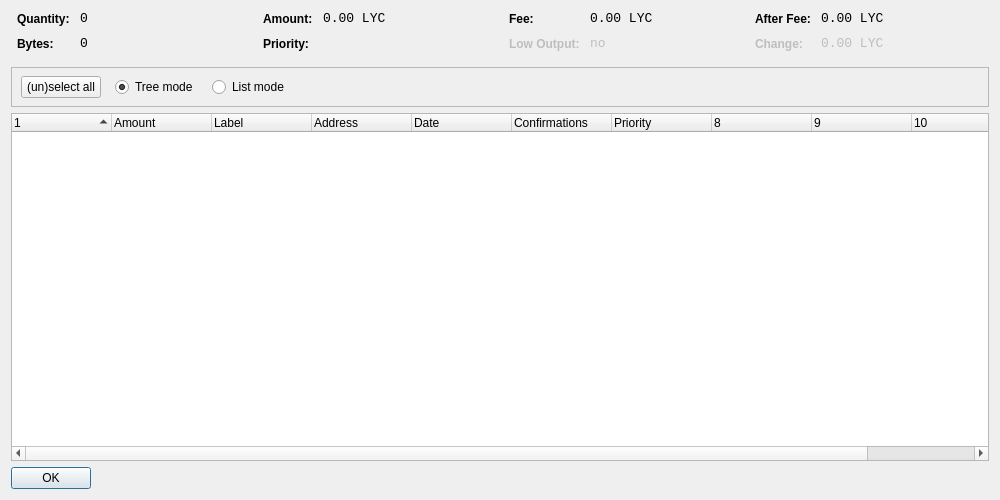
<?xml version="1.0" encoding="UTF-8"?>
<ui version="4.0">
 <class>CoinControlDialog</class>
 <widget class="QDialog" name="CoinControlDialog">
  <property name="geometry">
   <rect>
    <x>0</x>
    <y>0</y>
    <width>1000</width>
    <height>500</height>
   </rect>
  </property>
  <property name="windowTitle">
   <string>Coin Control</string>
  </property>
  <layout class="QVBoxLayout" name="verticalLayout">
   <item>
    <layout class="QHBoxLayout" name="horizontalLayoutTop" stretch="0,0,0,0">
     <property name="topMargin">
      <number>0</number>
     </property>
     <property name="bottomMargin">
      <number>10</number>
     </property>
     <item>
      <layout class="QFormLayout" name="formLayoutCoinControl1">
       <property name="horizontalSpacing">
        <number>10</number>
       </property>
       <property name="verticalSpacing">
        <number>10</number>
       </property>
       <property name="leftMargin">
        <number>6</number>
       </property>
       <property name="rightMargin">
        <number>6</number>
       </property>
       <item row="0" column="0">
        <widget class="QLabel" name="labelCoinControlQuantityText">
         <property name="styleSheet">
          <string notr="true">font-weight:bold;</string>
         </property>
         <property name="text">
          <string>Quantity:</string>
         </property>
        </widget>
       </item>
       <item row="0" column="1">
        <widget class="QLabel" name="labelCoinControlQuantity">
         <property name="font">
          <font>
           <family>Monospace</family>
           <pointsize>10</pointsize>
          </font>
         </property>
         <property name="cursor">
          <cursorShape>IBeamCursor</cursorShape>
         </property>
         <property name="contextMenuPolicy">
          <enum>Qt::ActionsContextMenu</enum>
         </property>
         <property name="text">
          <string notr="true">0</string>
         </property>
         <property name="textInteractionFlags">
          <set>Qt::LinksAccessibleByMouse|Qt::TextSelectableByKeyboard|Qt::TextSelectableByMouse</set>
         </property>
        </widget>
       </item>
       <item row="1" column="0">
        <widget class="QLabel" name="labelCoinControlBytesText">
         <property name="styleSheet">
          <string notr="true">font-weight:bold;</string>
         </property>
         <property name="text">
          <string>Bytes:</string>
         </property>
        </widget>
       </item>
       <item row="1" column="1">
        <widget class="QLabel" name="labelCoinControlBytes">
         <property name="font">
          <font>
           <family>Monospace</family>
           <pointsize>10</pointsize>
          </font>
         </property>
         <property name="cursor">
          <cursorShape>IBeamCursor</cursorShape>
         </property>
         <property name="contextMenuPolicy">
          <enum>Qt::ActionsContextMenu</enum>
         </property>
         <property name="text">
          <string notr="true">0</string>
         </property>
         <property name="textInteractionFlags">
          <set>Qt::LinksAccessibleByMouse|Qt::TextSelectableByKeyboard|Qt::TextSelectableByMouse</set>
         </property>
        </widget>
       </item>
      </layout>
     </item>
     <item>
      <layout class="QFormLayout" name="formLayoutCoinControl2">
       <property name="horizontalSpacing">
        <number>10</number>
       </property>
       <property name="verticalSpacing">
        <number>10</number>
       </property>
       <property name="leftMargin">
        <number>6</number>
       </property>
       <property name="rightMargin">
        <number>6</number>
       </property>
       <item row="0" column="0">
        <widget class="QLabel" name="labelCoinControlAmountText">
         <property name="styleSheet">
          <string notr="true">font-weight:bold;</string>
         </property>
         <property name="text">
          <string>Amount:</string>
         </property>
        </widget>
       </item>
       <item row="0" column="1">
        <widget class="QLabel" name="labelCoinControlAmount">
         <property name="font">
          <font>
           <family>Monospace</family>
           <pointsize>10</pointsize>
          </font>
         </property>
         <property name="cursor">
          <cursorShape>IBeamCursor</cursorShape>
         </property>
         <property name="contextMenuPolicy">
          <enum>Qt::ActionsContextMenu</enum>
         </property>
         <property name="text">
          <string notr="true">0.00 LYC</string>
         </property>
         <property name="textInteractionFlags">
          <set>Qt::LinksAccessibleByMouse|Qt::TextSelectableByKeyboard|Qt::TextSelectableByMouse</set>
         </property>
        </widget>
       </item>
       <item row="1" column="0">
        <widget class="QLabel" name="labelCoinControlPriorityText">
         <property name="styleSheet">
          <string notr="true">font-weight:bold;</string>
         </property>
         <property name="text">
          <string>Priority:</string>
         </property>
        </widget>
       </item>
       <item row="1" column="1">
        <widget class="QLabel" name="labelCoinControlPriority">
         <property name="font">
          <font>
           <family>Monospace</family>
           <pointsize>10</pointsize>
          </font>
         </property>
         <property name="cursor">
          <cursorShape>IBeamCursor</cursorShape>
         </property>
         <property name="contextMenuPolicy">
          <enum>Qt::ActionsContextMenu</enum>
         </property>
         <property name="text">
          <string/>
         </property>
         <property name="textInteractionFlags">
          <set>Qt::LinksAccessibleByMouse|Qt::TextSelectableByKeyboard|Qt::TextSelectableByMouse</set>
         </property>
        </widget>
       </item>
      </layout>
     </item>
     <item>
      <layout class="QFormLayout" name="formLayoutCoinControl3">
       <property name="horizontalSpacing">
        <number>10</number>
       </property>
       <property name="verticalSpacing">
        <number>10</number>
       </property>
       <property name="leftMargin">
        <number>6</number>
       </property>
       <property name="rightMargin">
        <number>6</number>
       </property>
       <item row="0" column="0">
        <widget class="QLabel" name="labelCoinControlFeeText">
         <property name="styleSheet">
          <string notr="true">font-weight:bold;</string>
         </property>
         <property name="text">
          <string>Fee:</string>
         </property>
        </widget>
       </item>
       <item row="0" column="1">
        <widget class="QLabel" name="labelCoinControlFee">
         <property name="font">
          <font>
           <family>Monospace</family>
           <pointsize>10</pointsize>
          </font>
         </property>
         <property name="cursor">
          <cursorShape>IBeamCursor</cursorShape>
         </property>
         <property name="contextMenuPolicy">
          <enum>Qt::ActionsContextMenu</enum>
         </property>
         <property name="text">
          <string notr="true">0.00 LYC</string>
         </property>
         <property name="textInteractionFlags">
          <set>Qt::LinksAccessibleByMouse|Qt::TextSelectableByKeyboard|Qt::TextSelectableByMouse</set>
         </property>
        </widget>
       </item>
       <item row="1" column="0">
        <widget class="QLabel" name="labelCoinControlLowOutputText">
         <property name="enabled">
          <bool>false</bool>
         </property>
         <property name="styleSheet">
          <string notr="true">font-weight:bold;</string>
         </property>
         <property name="text">
          <string>Low Output:</string>
         </property>
        </widget>
       </item>
       <item row="1" column="1">
        <widget class="QLabel" name="labelCoinControlLowOutput">
         <property name="enabled">
          <bool>false</bool>
         </property>
         <property name="font">
          <font>
           <family>Monospace</family>
           <pointsize>10</pointsize>
          </font>
         </property>
         <property name="cursor">
          <cursorShape>IBeamCursor</cursorShape>
         </property>
         <property name="contextMenuPolicy">
          <enum>Qt::ActionsContextMenu</enum>
         </property>
         <property name="text">
          <string notr="true">no</string>
         </property>
         <property name="textInteractionFlags">
          <set>Qt::LinksAccessibleByMouse|Qt::TextSelectableByKeyboard|Qt::TextSelectableByMouse</set>
         </property>
        </widget>
       </item>
      </layout>
     </item>
     <item>
      <layout class="QFormLayout" name="formLayoutCoinControl4">
       <property name="horizontalSpacing">
        <number>10</number>
       </property>
       <property name="verticalSpacing">
        <number>10</number>
       </property>
       <property name="leftMargin">
        <number>6</number>
       </property>
       <property name="rightMargin">
        <number>6</number>
       </property>
       <item row="0" column="0">
        <widget class="QLabel" name="labelCoinControlAfterFeeText">
         <property name="styleSheet">
          <string notr="true">font-weight:bold;</string>
         </property>
         <property name="text">
          <string>After Fee:</string>
         </property>
        </widget>
       </item>
       <item row="0" column="1">
        <widget class="QLabel" name="labelCoinControlAfterFee">
         <property name="font">
          <font>
           <family>Monospace</family>
           <pointsize>10</pointsize>
          </font>
         </property>
         <property name="cursor">
          <cursorShape>IBeamCursor</cursorShape>
         </property>
         <property name="contextMenuPolicy">
          <enum>Qt::ActionsContextMenu</enum>
         </property>
         <property name="text">
          <string notr="true">0.00 LYC</string>
         </property>
         <property name="textInteractionFlags">
          <set>Qt::LinksAccessibleByMouse|Qt::TextSelectableByKeyboard|Qt::TextSelectableByMouse</set>
         </property>
        </widget>
       </item>
       <item row="1" column="0">
        <widget class="QLabel" name="labelCoinControlChangeText">
         <property name="enabled">
          <bool>false</bool>
         </property>
         <property name="styleSheet">
          <string notr="true">font-weight:bold;</string>
         </property>
         <property name="text">
          <string>Change:</string>
         </property>
        </widget>
       </item>
       <item row="1" column="1">
        <widget class="QLabel" name="labelCoinControlChange">
         <property name="enabled">
          <bool>false</bool>
         </property>
         <property name="font">
          <font>
           <family>Monospace</family>
           <pointsize>10</pointsize>
          </font>
         </property>
         <property name="cursor">
          <cursorShape>IBeamCursor</cursorShape>
         </property>
         <property name="contextMenuPolicy">
          <enum>Qt::ActionsContextMenu</enum>
         </property>
         <property name="text">
          <string notr="true">0.00 LYC</string>
         </property>
         <property name="textInteractionFlags">
          <set>Qt::LinksAccessibleByMouse|Qt::TextSelectableByKeyboard|Qt::TextSelectableByMouse</set>
         </property>
        </widget>
       </item>
      </layout>
     </item>
    </layout>
   </item>
   <item>
    <widget class="QFrame" name="frame">
     <property name="minimumSize">
      <size>
       <width>0</width>
       <height>40</height>
      </size>
     </property>
     <property name="frameShape">
      <enum>QFrame::StyledPanel</enum>
     </property>
     <property name="frameShadow">
      <enum>QFrame::Sunken</enum>
     </property>
     <widget class="QWidget" name="horizontalLayoutWidget">
      <property name="geometry">
       <rect>
        <x>10</x>
        <y>0</y>
        <width>781</width>
        <height>41</height>
       </rect>
      </property>
      <layout class="QHBoxLayout" name="horizontalLayoutPanel" stretch="0,0,0,0">
       <property name="spacing">
        <number>14</number>
       </property>
       <item>
        <widget class="QPushButton" name="pushButtonSelectAll">
         <property name="sizePolicy">
          <sizepolicy hsizetype="Maximum" vsizetype="Fixed">
           <horstretch>0</horstretch>
           <verstretch>0</verstretch>
          </sizepolicy>
         </property>
         <property name="text">
          <string>(un)select all</string>
         </property>
        </widget>
       </item>
       <item>
        <widget class="QRadioButton" name="radioTreeMode">
         <property name="sizePolicy">
          <sizepolicy hsizetype="Maximum" vsizetype="Fixed">
           <horstretch>0</horstretch>
           <verstretch>0</verstretch>
          </sizepolicy>
         </property>
         <property name="text">
          <string>Tree mode</string>
         </property>
         <property name="checked">
          <bool>true</bool>
         </property>
        </widget>
       </item>
       <item>
        <widget class="QRadioButton" name="radioListMode">
         <property name="sizePolicy">
          <sizepolicy hsizetype="Maximum" vsizetype="Fixed">
           <horstretch>0</horstretch>
           <verstretch>0</verstretch>
          </sizepolicy>
         </property>
         <property name="text">
          <string>List mode</string>
         </property>
        </widget>
       </item>
       <item>
        <spacer name="horizontalSpacer">
         <property name="orientation">
          <enum>Qt::Horizontal</enum>
         </property>
         <property name="sizeHint" stdset="0">
          <size>
           <width>40</width>
           <height>20</height>
          </size>
         </property>
        </spacer>
       </item>
      </layout>
     </widget>
    </widget>
   </item>
   <item>
    <widget class="CoinControlTreeWidget" name="treeWidget">
     <property name="contextMenuPolicy">
      <enum>Qt::CustomContextMenu</enum>
     </property>
     <property name="sortingEnabled">
      <bool>false</bool>
     </property>
     <property name="columnCount">
      <number>11</number>
     </property>
     <attribute name="headerShowSortIndicator" stdset="0">
      <bool>true</bool>
     </attribute>
     <attribute name="headerStretchLastSection">
      <bool>false</bool>
     </attribute>
     <column>
      <property name="text">
       <string/>
      </property>
     </column>
     <column>
      <property name="text">
       <string>Amount</string>
      </property>
     </column>
     <column>
      <property name="text">
       <string>Label</string>
      </property>
     </column>
     <column>
      <property name="text">
       <string>Address</string>
      </property>
     </column>
     <column>
      <property name="text">
       <string>Date</string>
      </property>
     </column>
     <column>
      <property name="text">
       <string>Confirmations</string>
      </property>
      <property name="toolTip">
       <string>Confirmed</string>
      </property>
     </column>
     <column>
      <property name="text">
       <string>Priority</string>
      </property>
     </column>
     <column>
      <property name="text">
       <string/>
      </property>
     </column>
     <column>
      <property name="text">
       <string/>
      </property>
     </column>
     <column>
      <property name="text">
       <string/>
      </property>
     </column>
     <column>
      <property name="text">
       <string/>
      </property>
     </column>
    </widget>
   </item>
   <item>
    <widget class="QDialogButtonBox" name="buttonBox">
     <property name="sizePolicy">
      <sizepolicy hsizetype="Maximum" vsizetype="Fixed">
       <horstretch>0</horstretch>
       <verstretch>0</verstretch>
      </sizepolicy>
     </property>
     <property name="orientation">
      <enum>Qt::Horizontal</enum>
     </property>
     <property name="standardButtons">
      <set>QDialogButtonBox::Ok</set>
     </property>
    </widget>
   </item>
  </layout>
 </widget>
 <customwidgets>
  <customwidget>
   <class>CoinControlTreeWidget</class>
   <extends>QTreeWidget</extends>
   <header>coincontroltreewidget.h</header>
  </customwidget>
 </customwidgets>
 <resources/>
 <connections/>
</ui>
